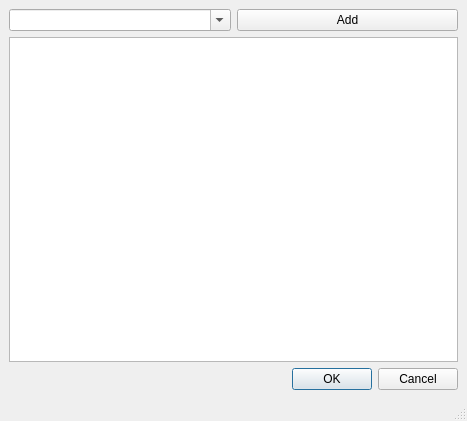
<?xml version="1.0" encoding="UTF-8"?>
<ui version="4.0">
 <class>MainWindow</class>
 <widget class="QMainWindow" name="MainWindow">
  <property name="geometry">
   <rect>
    <x>0</x>
    <y>0</y>
    <width>467</width>
    <height>421</height>
   </rect>
  </property>
  <property name="windowTitle">
   <string>MainWindow</string>
  </property>
  <widget class="QWidget" name="centralwidget">
   <layout class="QVBoxLayout" name="verticalLayout">
    <item>
     <layout class="QHBoxLayout" name="horizontalLayout">
      <item>
       <widget class="QComboBox" name="comboBox">
        <property name="editable">
         <bool>true</bool>
        </property>
       </widget>
      </item>
      <item>
       <widget class="QPushButton" name="btnAdd">
        <property name="text">
         <string>Add</string>
        </property>
       </widget>
      </item>
     </layout>
    </item>
    <item>
     <widget class="QListWidget" name="listWidget">
      <property name="selectionMode">
       <enum>QAbstractItemView::MultiSelection</enum>
      </property>
     </widget>
    </item>
    <item>
     <widget class="QDialogButtonBox" name="buttonBox">
      <property name="standardButtons">
       <set>QDialogButtonBox::Cancel|QDialogButtonBox::Ok</set>
      </property>
     </widget>
    </item>
   </layout>
  </widget>
  <widget class="QMenuBar" name="menubar">
   <property name="geometry">
    <rect>
     <x>0</x>
     <y>0</y>
     <width>467</width>
     <height>21</height>
    </rect>
   </property>
  </widget>
  <widget class="QStatusBar" name="statusbar"/>
 </widget>
 <resources/>
 <connections/>
</ui>
